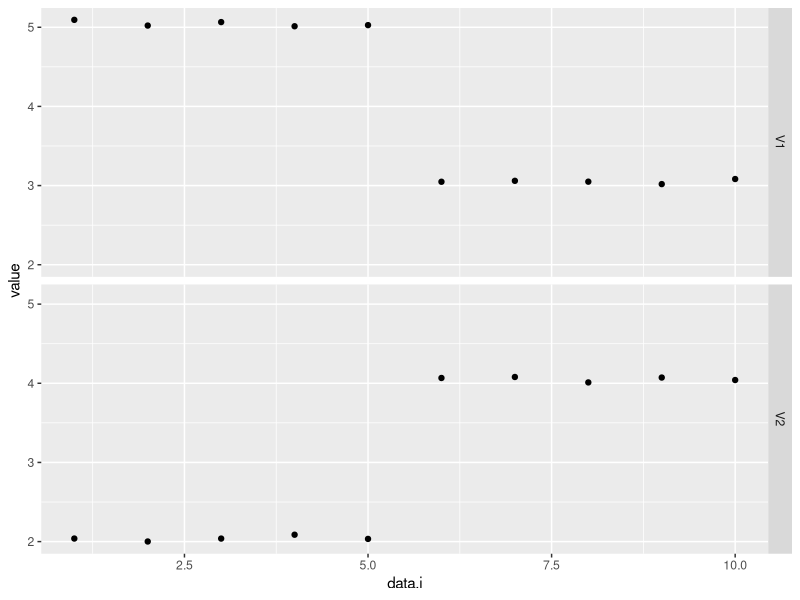
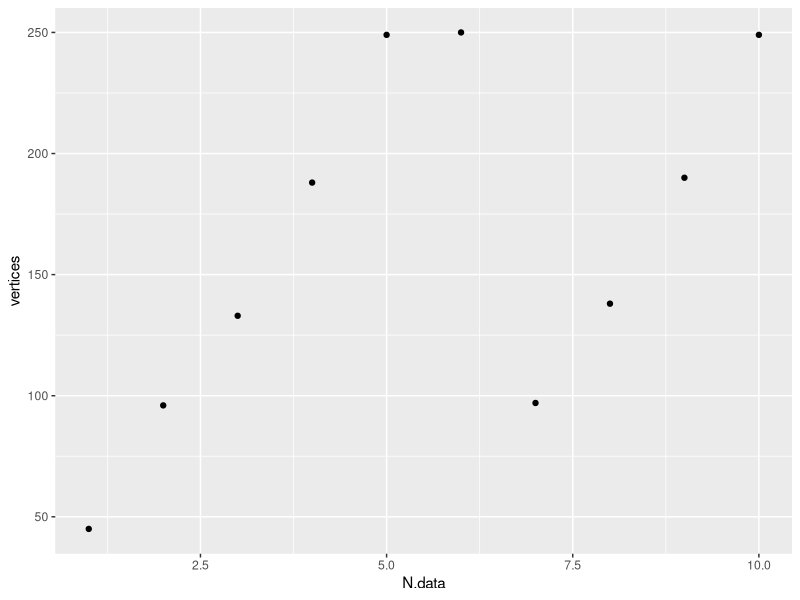

Write R code to recreate these figures, in order.
library(ggplot2)
library(data.table)
N <- 5
set.seed(1)
data.mat <- rbind(
  cbind(runif(N, -pi/4, pi/4), runif(N, 2, 3)),
  cbind(runif(N, 2, 3), runif(N, -1,1)))
data.mat <- rbind(
  cbind(runif(N, 5, 5.1), runif(N, 2, 2.1)),
  cbind(runif(N, 3, 3.1), runif(N, 4, 4.1)))
## data.mat <- rbind(
##   c(5, 2),
##   c(5.1, 2.1),
##   c(3, 4),
##   c(3.1, 4.1))
print(data.mat)
data.mat[data.mat<0] <- data.mat[data.mat<0]+2*pi
data.wide <- data.table(data.mat)[, data.i := .I]
data.long <- melt(
  data.wide,
  id.vars="data.i")
ggplot()+
  geom_point(aes(
    data.i, value),
    data=data.long)+
  facet_grid(variable ~ .)
    
piece <- function(Linear, Constant, min_param, max_param){
  data.table(Linear, Constant, min_param, max_param)
}
loss_for_data <- function(data.row){
  piece.dt.list <- list()
  for(dim.i in seq_along(data.row)){
    iname <- paste0("i",dim.i)
    data.val <- data.row[[dim.i]]
    piece.dt.list[[iname]] <- if(data.val == 0)rbind(
      piece(1, 0, 0, pi),
      piece(-1, 2*pi, pi, 2*pi)
    )else if(data.val < pi)rbind(
      piece(-1, data.val, 0, data.val),
      piece(1, -data.val, data.val, data.val+pi),
      piece(-1, (2*pi+data.val), data.val+pi, 2*pi)
    )else if(data.val == pi)rbind(
      piece(-1, pi, 0, pi),
      piece(1, -pi, pi, 2*pi)
    )else rbind(
      piece(1, 2*pi-data.val, 0, data.val-pi),
      piece(-1, data.val, data.val-pi, data.val),
      piece(1, -data.val, data.val, 2*pi)
    )
  }
  dim.list <- lapply(piece.dt.list, function(DT)1:nrow(DT))
  index.dt <- do.call(CJ, dim.list)
  poly.sf.list <- list()
  for(polygon.i in 1:nrow(index.dt)){
    index.row <- index.dt[polygon.i]
    irow.list <- list()
    for(iname in names(index.row)){
      irow <- index.row[[iname]]
      irow.list[[iname]] <- piece.dt.list[[iname]][irow]
    }
    poly.sf.list[[polygon.i]] <- with(irow.list, data.table(
      Constant=i1$Constant+i2$Constant,
      Linear1=i1$Linear,
      Linear2=i2$Linear,
      change=NA_integer_,
      geometry=sf::st_sfc(sf::st_polygon(list(rbind(
        c(i1$min_param, i2$min_param),
        c(i1$max_param, i2$min_param),
        c(i1$max_param, i2$max_param),
        c(i1$min_param, i2$max_param),
        c(i1$min_param, i2$min_param)
      ))))
    ))
  }
  do.call(rbind, poly.sf.list)
}
loss_for_data(c(1,3))

mySimplify <- function(DT){
  out.dt <- DT[, {
    ##print(geometry)
    g1 <- geometry[[1]]
    multi <- if(inherits(g1, "MULTIPOLYGON")){
      g1
    }else if(inherits(g1, "POLYGON")){
      sf::st_multipolygon(geometry)
    }
    if(is.null(multi)){
      data.table()
    }else .(
      geometry=sf::st_sfc(sf::st_simplify(multi))
    )
  }, by=.(Constant, Linear1, Linear2, change)
  ]
  g.out <- sf::st_sfc(out.dt$geometry)
  out.dt[
  , geometry := if(nrow(out.dt)==1)list(g.out) else g.out
  ][]
}

sum_of_two <- function(min.dt, data.dt){
  min.sf <- sf::st_sf(min.dt[, .(
    min.Constant=Constant,
    min.Linear1=Linear1,
    min.Linear2=Linear2,
    geometry,
    change
  )])
  data.sf <- sf::st_sf(data.dt[, .(
    data.Constant=Constant,
    data.Linear1=Linear1,
    data.Linear2=Linear2,
    geometry
  )])
  int.sf <- suppressWarnings(sf::st_intersection(min.sf, data.sf))
  data.table(int.sf)[, `:=`(
    Constant=min.Constant+data.Constant,
    Linear1=min.Linear1+data.Linear1,
    Linear2=min.Linear2+data.Linear2
  )][]
}  

compare_penalty <- function(loss.sf.current, data.i, cost.of.change){
  min1.viz.list <- list()
  for(polygon.i in 1:nrow(loss.sf.current)){
    loss.sf.piece <- loss.sf.current[polygon.i,]
    numerator <- cost.of.change-loss.sf.piece$Constant
    roots.line <- sf::st_linestring(if(loss.sf.piece$Linear2 != 0){
      intercept <- numerator/loss.sf.piece$Linear2
      slope <- -loss.sf.piece$Linear1/loss.sf.piece$Linear2
      rbind(
        c(0, intercept),
        c(2*pi, intercept+slope*2*pi))
    }else{
      xint <- numerator/loss.sf.piece$Linear1
      rbind(
        c(xint, 0),
        c(xint, 2*pi))
    })
    loss.sf.geom <- loss.sf.piece$geometry[[1]]
    split.collection <- lwgeom::st_split(loss.sf.geom, roots.line)
    cmat <- sapply(split.collection, sf::st_centroid)
    if(length(cmat)){
      change.is.better <- loss.sf.piece[
      , Constant+cmat[1,]*Linear1+cmat[2,]*Linear2>cost.of.change]
      min1.viz.list[[polygon.i]] <- loss.sf.piece[, data.table(
        Constant, Linear1, Linear2,
        change,
        geometry=sf::st_sfc(split.collection[])
      )][
        change.is.better,
        `:=`(Constant=cost.of.change, Linear1=0, Linear2=0, change=data.i)
      ]
    }
  }
  rbindlist(min1.viz.list)
}  

min_cost_vertices <- function(cost.dt){
  vertex.dt <- cost.dt[, {
    vertex.mat <- sf::st_coordinates(sf::st_boundary(geometry[[1]]))
    data.table(
      vertex.mat[,1:2],
      cost=Constant+vertex.mat[,1]*Linear1+vertex.mat[,2]*Linear2)
  }, by=.(Constant, Linear1, Linear2, change)]
  vertex.dt[min(cost)==cost]
}  

penalty <- 1
best.param.dt.list <- list()
cost.dt.list <- list()
for(data.i in 1:nrow(data.mat)){
  print(data.i)
  data.vec <- data.mat[data.i,]
  data.loss.dt <- loss_for_data(data.vec)
  cost.i.dt <- if(data.i==1){
    data.loss.dt
  }else{
    ## TODO special cases for penalty=0 or Inf.
    change.cost <- penalty+best.vertices$cost[1]
    min.dt <- compare_penalty(cost.prev.dt, data.i-1, change.cost)
    min.simple <- mySimplify(min.dt)
    sum.dt <- sum_of_two(min.simple, data.loss.dt)
    mySimplify(sum.dt)
  }
  cost.dt.list[[data.i]] <- cost.i.dt
  best.vertices <- min_cost_vertices(cost.i.dt)
  best.param.dt.list[[data.i]] <- print(dcast(
    best.vertices,
    cost + change ~ .,
    list(min, max),
    value.var=c("X","Y")
  )[, `:=`(
    vertices = sum(sapply(cost.i.dt$geometry, function(g)length(unlist(g))/2)),
    polygons = sum(sapply(cost.i.dt$geometry, length))
  )][])
  cost.prev.dt <- cost.i.dt
}
best.param.dt <- rbindlist(best.param.dt.list)[, N.data := .I]

ggplot()+
  geom_point(aes(
    N.data, vertices),
    data=best.param.dt)
